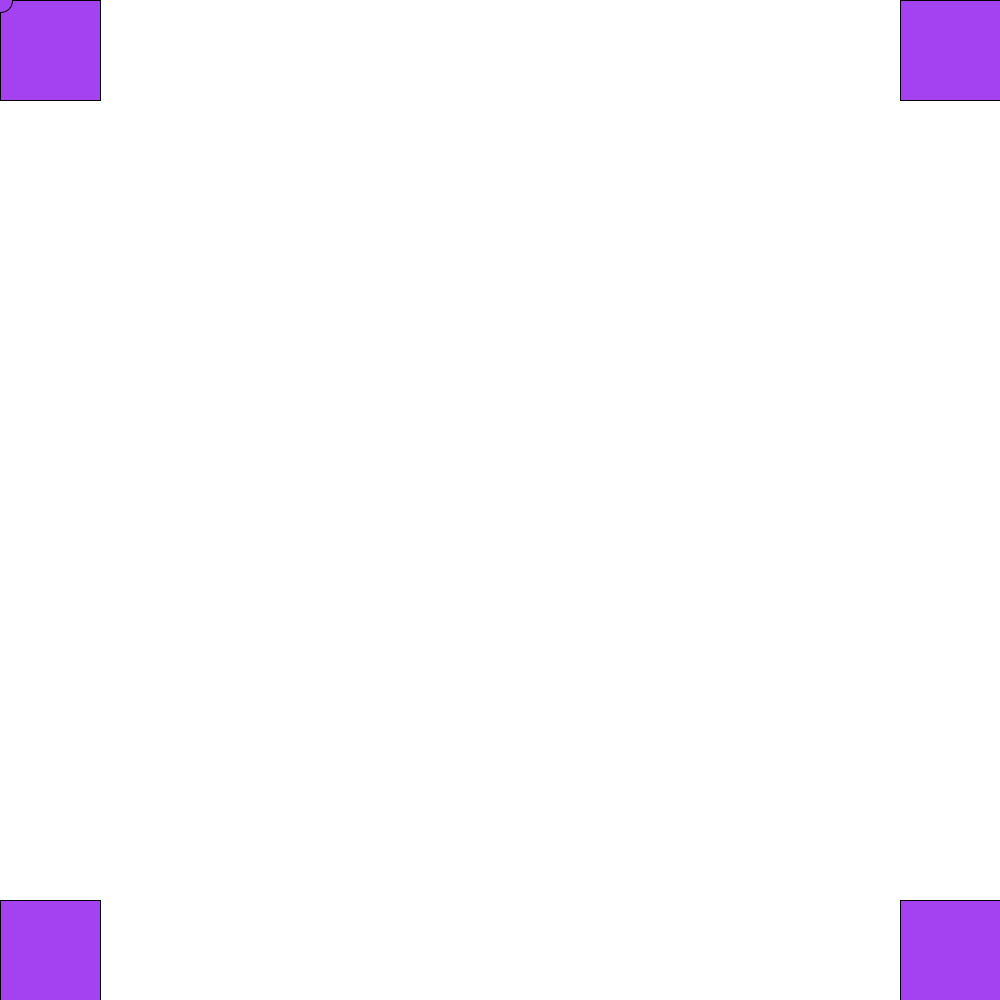
Frame 1 (no input)
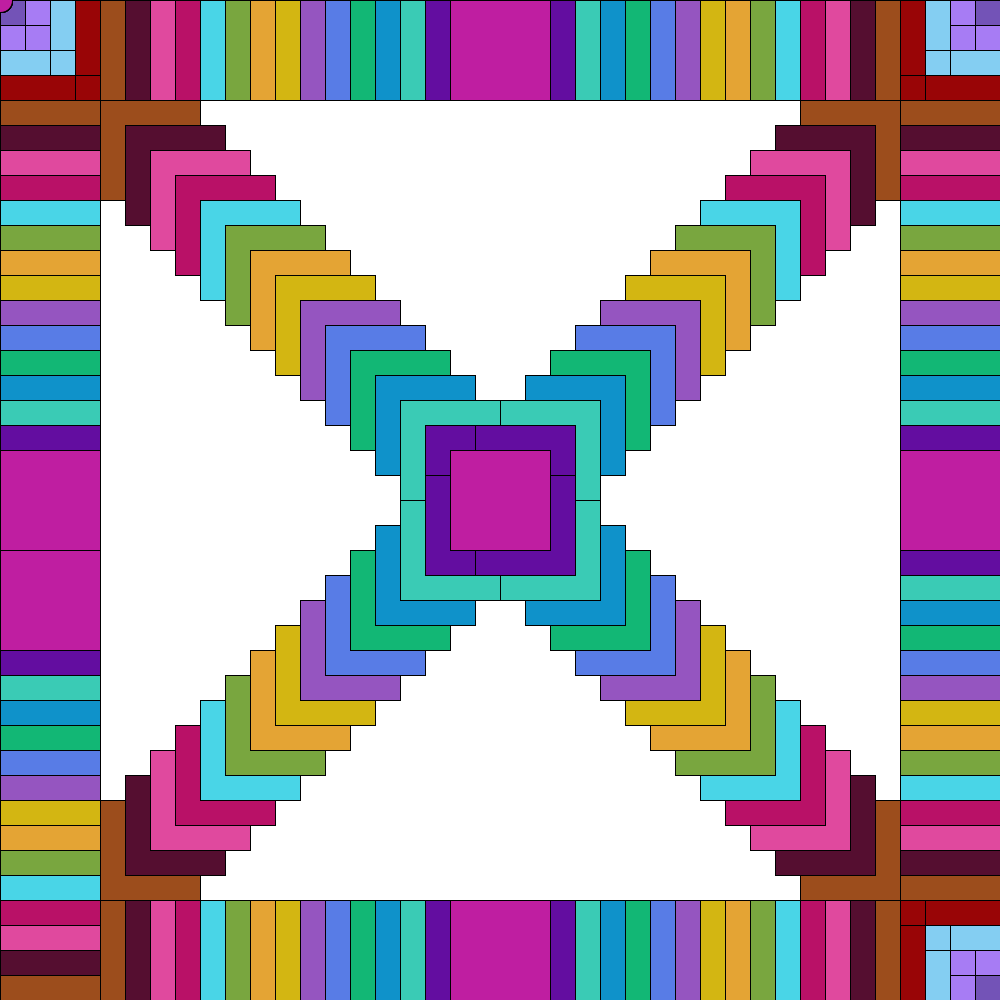
Frame 60 (the mouse pressed at the canvas centre just before this capture)
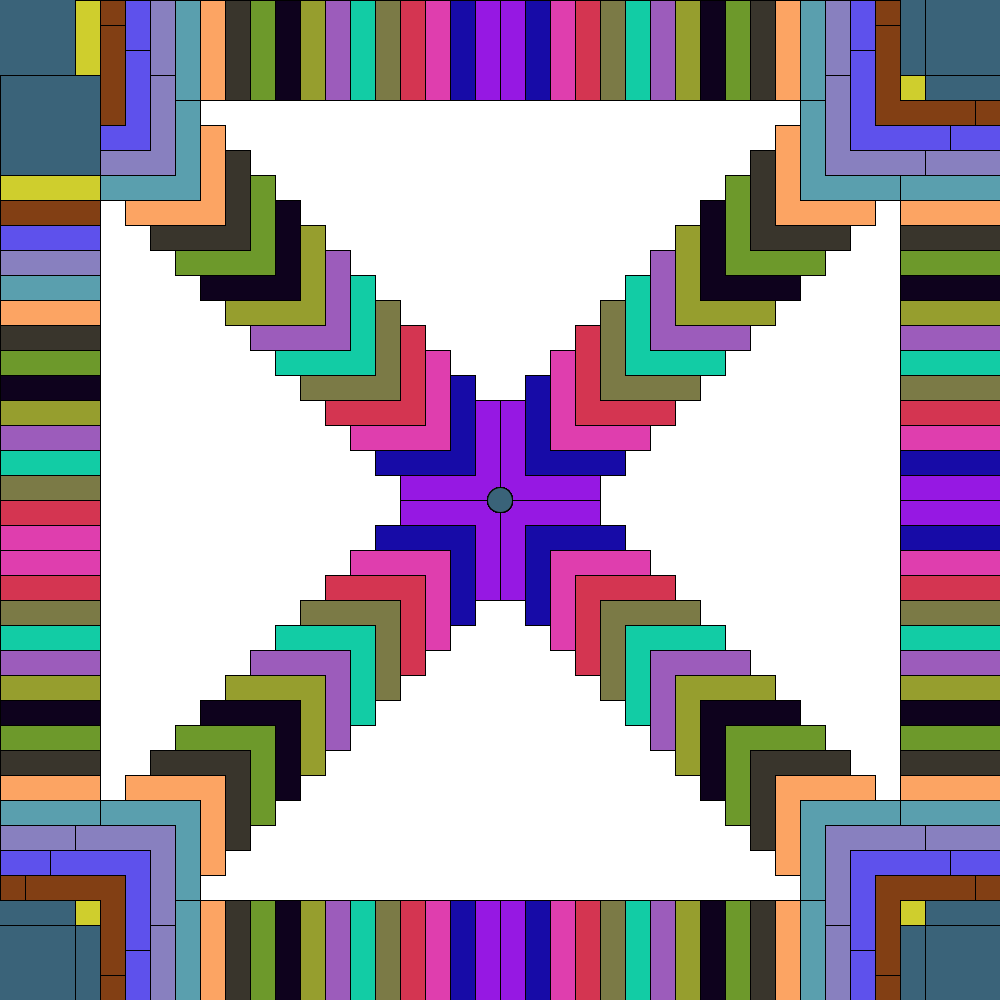
Frame 120 (the mouse held since frame 60 and released just before this capture)

The Processing sketch that drew these frames (run headless with seeded random() and noise(); from frame 60 on, the mouse is pressed at the canvas centre):

// Processing sketch: drawing_on_Moving_Squares_using_mouseX_and_mouseY
// ── drawing_on_Moving_Squares_using_mouseX_and_mouseY.pde
void setup() 
{
  size(1000, 1000) ;
  background(#FFFFFF);
}
int a=0;
void draw() 
{
  fill(random(255),random(255),random(255));
  //straight across left to right
  rect(0+a, 0, 100, 100);
  //straight across right to left
  rect(900-a,0,100,100);
  //straight down 
  rect(0,0+a,100,100);
  //straight up
  rect(0,1000-a,100,100);
  //bottom across right to left
  rect(900-a,900,100,100);
  //bottom across left to right
  rect(0+a,900,100,100);
  //right down
  rect(900,0+a,100,100);
  //right up
  rect(900,900-a,100,100);
  //diagonal left to right from top
  rect(0+a,0+a,100,100);
  //diagonal left to right from bottom
  rect(0+a,900-a,100,100);
  //diagonal right to left from top
  rect(900-a,0+a,100,100);
  //diagonal right to left from bottom
  rect(900-a,900-a,100,100);
  ellipse(mouseX,mouseY,25,25);
  a=a+25;
  if(a>1000)
  {
    a=0;
  }
}
